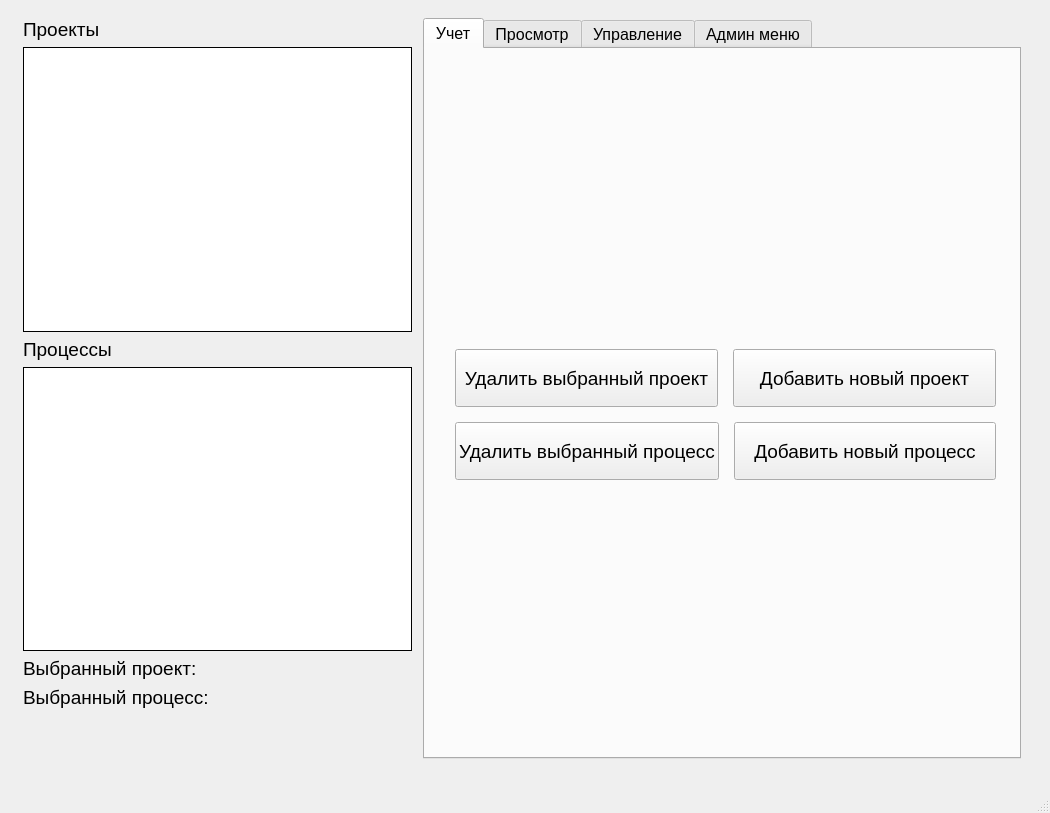
<?xml version="1.0" encoding="UTF-8"?>
<ui version="4.0">
 <class>MainWindow</class>
 <widget class="QMainWindow" name="MainWindow">
  <property name="geometry">
   <rect>
    <x>0</x>
    <y>0</y>
    <width>1050</width>
    <height>813</height>
   </rect>
  </property>
  <property name="windowTitle">
   <string>Учет и управление ETL</string>
  </property>
  <widget class="QWidget" name="centralwidget">
   <widget class="QFrame" name="MainFrame">
    <property name="geometry">
     <rect>
      <x>9</x>
      <y>9</y>
      <width>1021</width>
      <height>751</height>
     </rect>
    </property>
    <layout class="QHBoxLayout" name="horizontalLayout" stretch="2,3">
     <property name="bottomMargin">
      <number>1</number>
     </property>
     <item>
      <layout class="QVBoxLayout" name="verticalLayout_2" stretch="1,18,0,18,1,1">
       <property name="leftMargin">
        <number>5</number>
       </property>
       <property name="rightMargin">
        <number>5</number>
       </property>
       <property name="bottomMargin">
        <number>50</number>
       </property>
       <item>
        <widget class="QLabel" name="label_3">
         <property name="font">
          <font>
           <pointsize>14</pointsize>
          </font>
         </property>
         <property name="text">
          <string>Проекты</string>
         </property>
        </widget>
       </item>
       <item>
        <widget class="QTableWidget" name="table_projects">
         <property name="sizePolicy">
          <sizepolicy hsizetype="Preferred" vsizetype="Preferred">
           <horstretch>0</horstretch>
           <verstretch>0</verstretch>
          </sizepolicy>
         </property>
         <property name="frameShape">
          <enum>QFrame::Box</enum>
         </property>
         <property name="frameShadow">
          <enum>QFrame::Plain</enum>
         </property>
         <property name="editTriggers">
          <set>QAbstractItemView::NoEditTriggers</set>
         </property>
         <property name="gridStyle">
          <enum>Qt::DashLine</enum>
         </property>
        </widget>
       </item>
       <item>
        <widget class="QLabel" name="label_2">
         <property name="font">
          <font>
           <pointsize>14</pointsize>
          </font>
         </property>
         <property name="text">
          <string>Процессы</string>
         </property>
        </widget>
       </item>
       <item>
        <widget class="QTableWidget" name="table_processes">
         <property name="sizePolicy">
          <sizepolicy hsizetype="Preferred" vsizetype="Preferred">
           <horstretch>0</horstretch>
           <verstretch>0</verstretch>
          </sizepolicy>
         </property>
         <property name="frameShape">
          <enum>QFrame::Box</enum>
         </property>
         <property name="frameShadow">
          <enum>QFrame::Plain</enum>
         </property>
         <property name="editTriggers">
          <set>QAbstractItemView::NoEditTriggers</set>
         </property>
         <property name="gridStyle">
          <enum>Qt::DashLine</enum>
         </property>
        </widget>
       </item>
       <item>
        <layout class="QHBoxLayout" name="horizontalLayout_7">
         <item>
          <widget class="QLabel" name="label_10">
           <property name="font">
            <font>
             <pointsize>14</pointsize>
            </font>
           </property>
           <property name="text">
            <string>Выбранный проект:</string>
           </property>
          </widget>
         </item>
         <item>
          <widget class="QLabel" name="label_choice_project">
           <property name="font">
            <font>
             <pointsize>14</pointsize>
            </font>
           </property>
           <property name="text">
            <string/>
           </property>
          </widget>
         </item>
        </layout>
       </item>
       <item>
        <layout class="QHBoxLayout" name="horizontalLayout_8">
         <item>
          <widget class="QLabel" name="label_11">
           <property name="font">
            <font>
             <pointsize>14</pointsize>
            </font>
           </property>
           <property name="text">
            <string>Выбранный процесс:</string>
           </property>
          </widget>
         </item>
         <item>
          <widget class="QLabel" name="label_choice_process">
           <property name="font">
            <font>
             <pointsize>14</pointsize>
            </font>
           </property>
           <property name="text">
            <string/>
           </property>
          </widget>
         </item>
        </layout>
       </item>
      </layout>
     </item>
     <item>
      <layout class="QVBoxLayout" name="verticalLayout">
       <item>
        <widget class="QTabWidget" name="tabWidget">
         <property name="font">
          <font>
           <pointsize>12</pointsize>
          </font>
         </property>
         <property name="currentIndex">
          <number>0</number>
         </property>
         <property name="movable">
          <bool>true</bool>
         </property>
         <widget class="QWidget" name="tab">
          <attribute name="title">
           <string>Учет</string>
          </attribute>
          <widget class="QWidget" name="verticalLayoutWidget_3">
           <property name="geometry">
            <rect>
             <x>-20</x>
             <y>0</y>
             <width>641</width>
             <height>731</height>
            </rect>
           </property>
           <layout class="QVBoxLayout" name="verticalLayout_3">
            <property name="spacing">
             <number>15</number>
            </property>
            <property name="leftMargin">
             <number>50</number>
            </property>
            <property name="topMargin">
             <number>300</number>
            </property>
            <property name="rightMargin">
             <number>50</number>
            </property>
            <property name="bottomMargin">
             <number>300</number>
            </property>
            <item>
             <layout class="QHBoxLayout" name="horizontalLayout_2">
              <property name="spacing">
               <number>15</number>
              </property>
              <item>
               <layout class="QVBoxLayout" name="verticalLayout_4">
                <item>
                 <widget class="QPushButton" name="btn_del_project">
                  <property name="sizePolicy">
                   <sizepolicy hsizetype="Minimum" vsizetype="Minimum">
                    <horstretch>0</horstretch>
                    <verstretch>0</verstretch>
                   </sizepolicy>
                  </property>
                  <property name="font">
                   <font>
                    <pointsize>14</pointsize>
                   </font>
                  </property>
                  <property name="text">
                   <string>Удалить выбранный проект</string>
                  </property>
                 </widget>
                </item>
               </layout>
              </item>
              <item>
               <layout class="QVBoxLayout" name="verticalLayout_5">
                <item>
                 <widget class="QPushButton" name="btn_add_project">
                  <property name="sizePolicy">
                   <sizepolicy hsizetype="Minimum" vsizetype="Minimum">
                    <horstretch>0</horstretch>
                    <verstretch>0</verstretch>
                   </sizepolicy>
                  </property>
                  <property name="font">
                   <font>
                    <pointsize>14</pointsize>
                   </font>
                  </property>
                  <property name="text">
                   <string>Добавить новый проект</string>
                  </property>
                 </widget>
                </item>
               </layout>
              </item>
             </layout>
            </item>
            <item>
             <layout class="QHBoxLayout" name="horizontalLayout_3">
              <property name="spacing">
               <number>15</number>
              </property>
              <item>
               <layout class="QVBoxLayout" name="verticalLayout_7">
                <item>
                 <widget class="QPushButton" name="btn_del_process">
                  <property name="sizePolicy">
                   <sizepolicy hsizetype="Minimum" vsizetype="Minimum">
                    <horstretch>0</horstretch>
                    <verstretch>0</verstretch>
                   </sizepolicy>
                  </property>
                  <property name="font">
                   <font>
                    <pointsize>14</pointsize>
                   </font>
                  </property>
                  <property name="text">
                   <string>Удалить выбранный процесс</string>
                  </property>
                 </widget>
                </item>
               </layout>
              </item>
              <item>
               <layout class="QVBoxLayout" name="verticalLayout_6">
                <item>
                 <widget class="QPushButton" name="btn_add_process">
                  <property name="sizePolicy">
                   <sizepolicy hsizetype="Minimum" vsizetype="Minimum">
                    <horstretch>0</horstretch>
                    <verstretch>0</verstretch>
                   </sizepolicy>
                  </property>
                  <property name="font">
                   <font>
                    <pointsize>14</pointsize>
                   </font>
                  </property>
                  <property name="text">
                   <string>Добавить новый процесс</string>
                  </property>
                 </widget>
                </item>
               </layout>
              </item>
             </layout>
            </item>
           </layout>
          </widget>
         </widget>
         <widget class="QWidget" name="tab_2">
          <attribute name="title">
           <string>Просмотр</string>
          </attribute>
          <widget class="QWidget" name="verticalLayoutWidget_10">
           <property name="geometry">
            <rect>
             <x>0</x>
             <y>0</y>
             <width>581</width>
             <height>661</height>
            </rect>
           </property>
           <layout class="QVBoxLayout" name="verticalLayout_14" stretch="1,18,1,18,0,0">
            <property name="spacing">
             <number>10</number>
            </property>
            <property name="leftMargin">
             <number>50</number>
            </property>
            <property name="topMargin">
             <number>20</number>
            </property>
            <property name="rightMargin">
             <number>50</number>
            </property>
            <property name="bottomMargin">
             <number>20</number>
            </property>
            <item>
             <widget class="QLabel" name="label_5">
              <property name="font">
               <font>
                <pointsize>14</pointsize>
               </font>
              </property>
              <property name="text">
               <string>Лог процессов проекта:</string>
              </property>
             </widget>
            </item>
            <item>
             <widget class="QTableWidget" name="table_log_project">
              <property name="sizePolicy">
               <sizepolicy hsizetype="Preferred" vsizetype="Preferred">
                <horstretch>0</horstretch>
                <verstretch>0</verstretch>
               </sizepolicy>
              </property>
              <property name="frameShape">
               <enum>QFrame::Box</enum>
              </property>
              <property name="frameShadow">
               <enum>QFrame::Plain</enum>
              </property>
              <property name="editTriggers">
               <set>QAbstractItemView::NoEditTriggers</set>
              </property>
              <property name="gridStyle">
               <enum>Qt::DashLine</enum>
              </property>
              <attribute name="horizontalHeaderDefaultSectionSize">
               <number>180</number>
              </attribute>
             </widget>
            </item>
            <item>
             <widget class="QLabel" name="label_4">
              <property name="font">
               <font>
                <pointsize>14</pointsize>
               </font>
              </property>
              <property name="text">
               <string>Лог процесса:</string>
              </property>
             </widget>
            </item>
            <item>
             <widget class="QTableWidget" name="table_log_process">
              <property name="sizePolicy">
               <sizepolicy hsizetype="Preferred" vsizetype="Preferred">
                <horstretch>0</horstretch>
                <verstretch>0</verstretch>
               </sizepolicy>
              </property>
              <property name="frameShape">
               <enum>QFrame::Box</enum>
              </property>
              <property name="frameShadow">
               <enum>QFrame::Plain</enum>
              </property>
              <property name="editTriggers">
               <set>QAbstractItemView::NoEditTriggers</set>
              </property>
              <property name="gridStyle">
               <enum>Qt::DashLine</enum>
              </property>
              <attribute name="horizontalHeaderDefaultSectionSize">
               <number>180</number>
              </attribute>
             </widget>
            </item>
            <item>
             <widget class="QPushButton" name="btn_stop_upd">
              <property name="sizePolicy">
               <sizepolicy hsizetype="Minimum" vsizetype="Minimum">
                <horstretch>0</horstretch>
                <verstretch>0</verstretch>
               </sizepolicy>
              </property>
              <property name="font">
               <font>
                <pointsize>14</pointsize>
               </font>
              </property>
              <property name="text">
               <string>Приостановить обновление</string>
              </property>
             </widget>
            </item>
            <item>
             <widget class="QPushButton" name="btn_start_upd">
              <property name="enabled">
               <bool>false</bool>
              </property>
              <property name="sizePolicy">
               <sizepolicy hsizetype="Minimum" vsizetype="Minimum">
                <horstretch>0</horstretch>
                <verstretch>0</verstretch>
               </sizepolicy>
              </property>
              <property name="font">
               <font>
                <pointsize>14</pointsize>
               </font>
              </property>
              <property name="text">
               <string>Возобновить обновление</string>
              </property>
             </widget>
            </item>
           </layout>
          </widget>
         </widget>
         <widget class="QWidget" name="tab_3">
          <attribute name="title">
           <string>Управление</string>
          </attribute>
          <widget class="QWidget" name="verticalLayoutWidget_8">
           <property name="geometry">
            <rect>
             <x>0</x>
             <y>10</y>
             <width>601</width>
             <height>671</height>
            </rect>
           </property>
           <layout class="QVBoxLayout" name="verticalLayout_8" stretch="7,2,0,2">
            <property name="spacing">
             <number>15</number>
            </property>
            <property name="leftMargin">
             <number>50</number>
            </property>
            <property name="topMargin">
             <number>50</number>
            </property>
            <property name="rightMargin">
             <number>50</number>
            </property>
            <property name="bottomMargin">
             <number>200</number>
            </property>
            <item>
             <layout class="QHBoxLayout" name="horizontalLayout_9">
              <item>
               <layout class="QVBoxLayout" name="verticalLayout_9" stretch="1,5">
                <item>
                 <widget class="QLabel" name="label_8">
                  <property name="font">
                   <font>
                    <pointsize>14</pointsize>
                   </font>
                  </property>
                  <property name="text">
                   <string>Описание проекта:</string>
                  </property>
                 </widget>
                </item>
                <item>
                 <widget class="QLabel" name="label_desc_project">
                  <property name="font">
                   <font>
                    <pointsize>14</pointsize>
                   </font>
                  </property>
                  <property name="text">
                   <string/>
                  </property>
                 </widget>
                </item>
               </layout>
              </item>
              <item>
               <layout class="QVBoxLayout" name="verticalLayout_10" stretch="1,5">
                <item>
                 <widget class="QLabel" name="label_9">
                  <property name="font">
                   <font>
                    <pointsize>14</pointsize>
                   </font>
                  </property>
                  <property name="text">
                   <string>Описание процесса:</string>
                  </property>
                 </widget>
                </item>
                <item>
                 <widget class="QLabel" name="label_desc_process">
                  <property name="font">
                   <font>
                    <pointsize>14</pointsize>
                   </font>
                  </property>
                  <property name="text">
                   <string/>
                  </property>
                 </widget>
                </item>
               </layout>
              </item>
             </layout>
            </item>
            <item>
             <layout class="QHBoxLayout" name="horizontalLayout_5">
              <property name="spacing">
               <number>15</number>
              </property>
              <item>
               <layout class="QVBoxLayout" name="verticalLayout_11">
                <item>
                 <widget class="QPushButton" name="btn_process_off">
                  <property name="sizePolicy">
                   <sizepolicy hsizetype="Minimum" vsizetype="Minimum">
                    <horstretch>0</horstretch>
                    <verstretch>0</verstretch>
                   </sizepolicy>
                  </property>
                  <property name="font">
                   <font>
                    <pointsize>12</pointsize>
                   </font>
                  </property>
                  <property name="text">
                   <string>Выключить выбранный процесс</string>
                  </property>
                 </widget>
                </item>
               </layout>
              </item>
              <item>
               <layout class="QVBoxLayout" name="verticalLayout_12">
                <item>
                 <widget class="QPushButton" name="btn_process_on">
                  <property name="sizePolicy">
                   <sizepolicy hsizetype="Minimum" vsizetype="Minimum">
                    <horstretch>0</horstretch>
                    <verstretch>0</verstretch>
                   </sizepolicy>
                  </property>
                  <property name="font">
                   <font>
                    <pointsize>12</pointsize>
                   </font>
                  </property>
                  <property name="text">
                   <string>Включить выбранный процесс</string>
                  </property>
                 </widget>
                </item>
               </layout>
              </item>
             </layout>
            </item>
            <item>
             <widget class="QPushButton" name="btn_process_manualOff">
              <property name="sizePolicy">
               <sizepolicy hsizetype="Minimum" vsizetype="Minimum">
                <horstretch>0</horstretch>
                <verstretch>0</verstretch>
               </sizepolicy>
              </property>
              <property name="font">
               <font>
                <pointsize>12</pointsize>
               </font>
              </property>
              <property name="text">
               <string>Ручной сброс процесса</string>
              </property>
             </widget>
            </item>
            <item>
             <layout class="QVBoxLayout" name="verticalLayout_13">
              <item>
               <widget class="QPushButton" name="btn_upd_process">
                <property name="sizePolicy">
                 <sizepolicy hsizetype="Minimum" vsizetype="Minimum">
                  <horstretch>0</horstretch>
                  <verstretch>0</verstretch>
                 </sizepolicy>
                </property>
                <property name="text">
                 <string>Обновить процесс</string>
                </property>
               </widget>
              </item>
             </layout>
            </item>
           </layout>
          </widget>
         </widget>
         <widget class="QWidget" name="tab_4">
          <attribute name="title">
           <string>Админ меню</string>
          </attribute>
          <widget class="QWidget" name="horizontalLayoutWidget">
           <property name="geometry">
            <rect>
             <x>0</x>
             <y>0</y>
             <width>591</width>
             <height>681</height>
            </rect>
           </property>
           <layout class="QHBoxLayout" name="horizontalLayout_6" stretch="2,1">
            <item>
             <layout class="QVBoxLayout" name="verticalLayout_16" stretch="1,18,1,18">
              <property name="spacing">
               <number>6</number>
              </property>
              <property name="leftMargin">
               <number>10</number>
              </property>
              <property name="topMargin">
               <number>20</number>
              </property>
              <property name="bottomMargin">
               <number>50</number>
              </property>
              <item>
               <widget class="QLabel" name="label_6">
                <property name="font">
                 <font>
                  <pointsize>14</pointsize>
                 </font>
                </property>
                <property name="text">
                 <string>Проекты на удаление</string>
                </property>
               </widget>
              </item>
              <item>
               <widget class="QTableWidget" name="table_del_project">
                <property name="sizePolicy">
                 <sizepolicy hsizetype="Preferred" vsizetype="Preferred">
                  <horstretch>0</horstretch>
                  <verstretch>0</verstretch>
                 </sizepolicy>
                </property>
                <property name="font">
                 <font>
                  <pointsize>9</pointsize>
                 </font>
                </property>
                <property name="frameShape">
                 <enum>QFrame::Box</enum>
                </property>
                <property name="frameShadow">
                 <enum>QFrame::Plain</enum>
                </property>
                <property name="editTriggers">
                 <set>QAbstractItemView::NoEditTriggers</set>
                </property>
                <property name="gridStyle">
                 <enum>Qt::DashLine</enum>
                </property>
               </widget>
              </item>
              <item>
               <widget class="QLabel" name="label_7">
                <property name="font">
                 <font>
                  <pointsize>14</pointsize>
                 </font>
                </property>
                <property name="text">
                 <string>Процессы на удаление</string>
                </property>
               </widget>
              </item>
              <item>
               <widget class="QTableWidget" name="table_del_process">
                <property name="sizePolicy">
                 <sizepolicy hsizetype="Preferred" vsizetype="Preferred">
                  <horstretch>0</horstretch>
                  <verstretch>0</verstretch>
                 </sizepolicy>
                </property>
                <property name="font">
                 <font>
                  <pointsize>9</pointsize>
                 </font>
                </property>
                <property name="frameShape">
                 <enum>QFrame::Box</enum>
                </property>
                <property name="frameShadow">
                 <enum>QFrame::Plain</enum>
                </property>
                <property name="editTriggers">
                 <set>QAbstractItemView::NoEditTriggers</set>
                </property>
                <property name="gridStyle">
                 <enum>Qt::DashLine</enum>
                </property>
               </widget>
              </item>
             </layout>
            </item>
            <item>
             <layout class="QVBoxLayout" name="verticalLayout_15" stretch="0,0">
              <property name="spacing">
               <number>120</number>
              </property>
              <property name="leftMargin">
               <number>5</number>
              </property>
              <property name="topMargin">
               <number>100</number>
              </property>
              <property name="rightMargin">
               <number>5</number>
              </property>
              <property name="bottomMargin">
               <number>100</number>
              </property>
              <item>
               <layout class="QVBoxLayout" name="verticalLayout_17">
                <property name="spacing">
                 <number>50</number>
                </property>
                <property name="topMargin">
                 <number>10</number>
                </property>
                <property name="bottomMargin">
                 <number>10</number>
                </property>
                <item>
                 <widget class="QPushButton" name="btn_accep_del_proj">
                  <property name="sizePolicy">
                   <sizepolicy hsizetype="Minimum" vsizetype="Minimum">
                    <horstretch>0</horstretch>
                    <verstretch>0</verstretch>
                   </sizepolicy>
                  </property>
                  <property name="font">
                   <font>
                    <pointsize>14</pointsize>
                   </font>
                  </property>
                  <property name="text">
                   <string>Подтвердить удаление проекта</string>
                  </property>
                 </widget>
                </item>
                <item>
                 <widget class="QPushButton" name="btn_accep_proj">
                  <property name="sizePolicy">
                   <sizepolicy hsizetype="Minimum" vsizetype="Minimum">
                    <horstretch>0</horstretch>
                    <verstretch>0</verstretch>
                   </sizepolicy>
                  </property>
                  <property name="font">
                   <font>
                    <pointsize>14</pointsize>
                   </font>
                  </property>
                  <property name="text">
                   <string>Востановить проект</string>
                  </property>
                 </widget>
                </item>
               </layout>
              </item>
              <item>
               <layout class="QVBoxLayout" name="verticalLayout_18">
                <property name="spacing">
                 <number>50</number>
                </property>
                <property name="topMargin">
                 <number>10</number>
                </property>
                <property name="bottomMargin">
                 <number>10</number>
                </property>
                <item>
                 <widget class="QPushButton" name="btn_accep_del_proc">
                  <property name="sizePolicy">
                   <sizepolicy hsizetype="Minimum" vsizetype="Minimum">
                    <horstretch>0</horstretch>
                    <verstretch>0</verstretch>
                   </sizepolicy>
                  </property>
                  <property name="font">
                   <font>
                    <pointsize>14</pointsize>
                   </font>
                  </property>
                  <property name="text">
                   <string>Подтвердить удаление процесса</string>
                  </property>
                 </widget>
                </item>
                <item>
                 <widget class="QPushButton" name="btn_accep_proc">
                  <property name="sizePolicy">
                   <sizepolicy hsizetype="Minimum" vsizetype="Minimum">
                    <horstretch>0</horstretch>
                    <verstretch>0</verstretch>
                   </sizepolicy>
                  </property>
                  <property name="font">
                   <font>
                    <pointsize>14</pointsize>
                   </font>
                  </property>
                  <property name="text">
                   <string>Востановить процесс</string>
                  </property>
                 </widget>
                </item>
               </layout>
              </item>
             </layout>
            </item>
           </layout>
          </widget>
         </widget>
        </widget>
       </item>
      </layout>
     </item>
    </layout>
   </widget>
  </widget>
  <widget class="QMenuBar" name="menubar">
   <property name="geometry">
    <rect>
     <x>0</x>
     <y>0</y>
     <width>1050</width>
     <height>21</height>
    </rect>
   </property>
  </widget>
  <widget class="QStatusBar" name="statusbar"/>
 </widget>
 <resources/>
 <connections/>
</ui>
